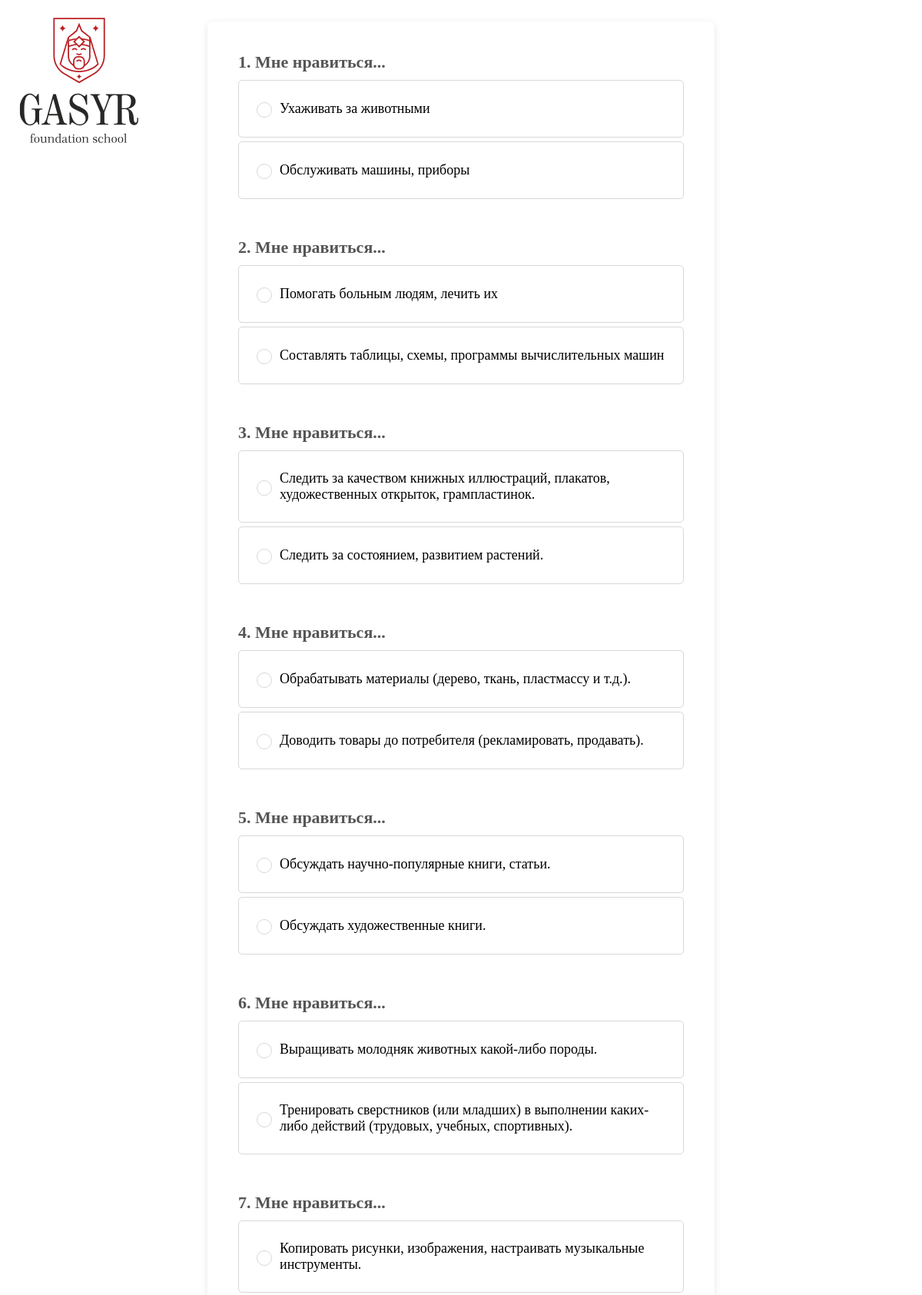
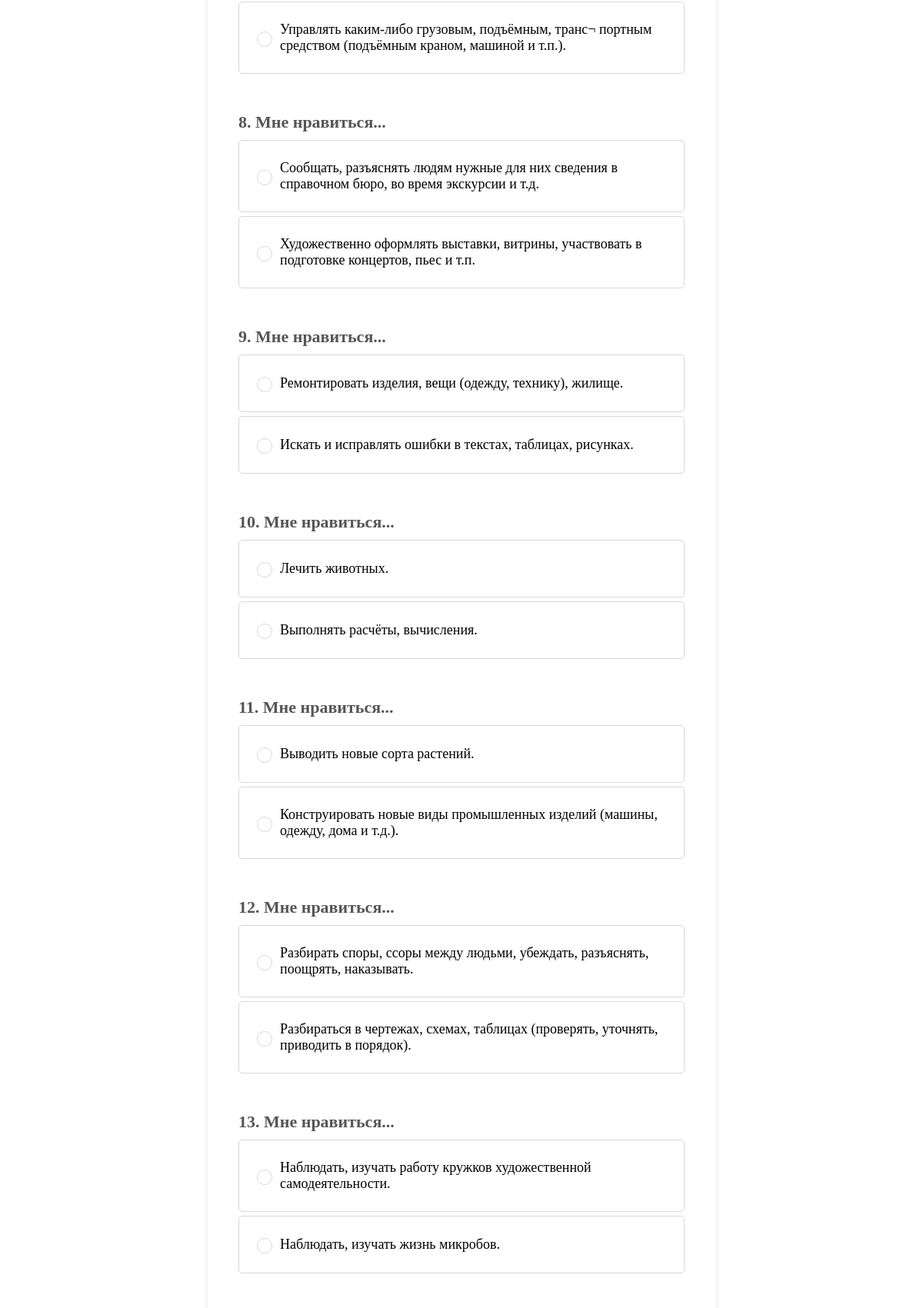
Page /test/1/ (upper part) on the committed database (2 pictures, top to bottom).
### test_app/models.py (models this page shows, shortened)
class Question(models.Model):
    text = models.CharField(max_length=1024)
    choice_a = models.CharField(max_length=512)
    choice_b = models.CharField(max_length=512)
    class Meta:
        verbose_name = 'First test | Вопрос и ответы'
        verbose_name_plural = 'First test | Вопросы и ответы'

### test_app/views.py (the view)
# urls.py: path('test/<int:user_data_id>/', test_view, name='test_view'),
def test_view(request, user_data_id):
    user_data = get_object_or_404(UserData, id=user_data_id)
    language = user_data.language  # Retrieve the user's language preference from the UserData model
    submit_text = "Бастау" if language == "KZ" else "ПОЛУЧИТЬ РЕЗУЛЬТАТ"
    if request.method == 'POST':
        profession_groups_count = {
            'Human-Nature': 0,
            'Human-Technique': 0,
            'Human-Human': 0,
            'Human-Sign Systems': 0,
            'Human-Artistic Image': 0
        }
        i = 0
        for key, value in request.POST.items():
            i += 1  # Increment the index for each item
            if value == "a":
                if i in [1, 6, 10, 11, 16, 20]:  # 'a' indices for 'Human-Nature'
                    profession_groups_count['Human-Nature'] += 1
                elif i in [4, 9, 14, 19]:  # 'a' indices for 'Human-Technique'
                    profession_groups_count['Human-Technique'] += 1
                elif i in [2, 8, 12, 18]:  # 'a' indices for 'Human-Human'
                    profession_groups_count['Human-Human'] += 1
                elif i in [5, 15]:  # 'a' indices for 'Human-Sign Systems'
                    profession_groups_count['Human-Sign Systems'] += 1
                elif i in [3, 7, 13, 17]:  # 'a' indices for 'Human-Artistic Image'
                    profession_groups_count['Human-Artistic Image'] += 1
            elif value == "b":
                if i in [3, 13]:  # 'b' indices for 'Human-Nature'
                    profession_groups_count['Human-Nature'] += 1
                elif i in [1, 7, 11, 17]:  # 'b' indices for 'Human-Technique'
                    profession_groups_count['Human-Technique'] += 1
                elif i in [4, 6, 14, 16]:  # 'b' indices for 'Human-Human'
                    profession_groups_count['Human-Human'] += 1
                elif i in [2, 9, 10, 12, 19, 20]:  # 'b' indices for 'Human-Sign Systems'
                    profession_groups_count['Human-Sign Systems'] += 1
                elif i in [5, 8, 15, 18]:  # 'b' indices for 'Human-Artistic Image'
                    profession_groups_count['Human-Artistic Image'] += 1
        max_category = max(profession_groups_count, key=profession_groups_count.get)
        max_count = profession_groups_count[max_category]
        answer = "Предлагаемая вами профессиональная группа - это:"
        result = max_category
        result2 = ""
        if language == "KZ":
            submit = "Бастау"
            answer = "Сіздің ұсынылған мамандық тобыңыз"
            if result == 'Human-Nature':
                result = "Мұнда адам жансыз және тірі табиғаттың әртүрлі құбылыстарымен айналысатын профессорлар кіреді, мысалы, биолог, географ, геолог, математик, физик, химик және жаратылыстану ғылымдары санатына жататын басқа мамандықтар.",
                result2 = "Адам Табиғаты"
            elif result == 'Human-Technique':
                result2 = "Адам Техникасы"
                result = "Бұл топқа адам техникамен, оны қолданумен немесе дизайнмен айналысатын әр түрлі жұмыс түрлері кіреді, мысалы, инженер, оператор, машинист, механизатор, дәнекерлеуші және т. б. профессор."
            elif result == 'Human-Human':
                result2 = "Адам-Адам"
                result = "Мұнда адамдардың өзара әрекеттесуін көздейтін мамандықтың барлық түрлері ұсынылған, мысалы, саясат, дін, педагогика, психология, медицина, сауда, құқық."
            elif result == 'Human-Sign Systems':
                result2 = "Адам Белгілері Жүйелері:"
                result = "Бұл топқа құру, оқыту және пайдалануға қатысты мамандықтар кіредіәр түрлі белгілі жүйелер, лингвистика түрлері, математикалық бағдарламалау тілдері, зерттеу нәтижелерін графикалық бейнелеу мүмкіндіктері және т. б."
            elif result == 'Human-Artistic Image':
                result2 = "Адам-Көркем Образ"
                result = "Бұл топ-көркем және шығармашылық жұмыстың әртүрлі түрлері, әдебиет, музыка, театр, бейнелеу өнері."
        elif language == "RU":
            submit = "отправить"
            if result == 'Human-Nature':
                result2 ="Человек-природа"
                result = "Здесь входят профессора, в которых человек владеет делом с разными явлениями неживой и живой природы, например биолог, географ, геолог, математик, физик, химик и другие профессии, относящиеся к разряду естественных наук."
            elif result == 'Human-Technique':
                result2 = "Человек-техника"
                result = "В эту группу профессий включены различные виды трудовой деятельности, в которых человек  имеет дело с техникой, её использованием или конструированием, например профессия инженера, оператора, машиниста, механизатора, сварщика и т.п."
            elif result == 'Human-Human':
                result2 = "Человек-человек"
                result = "Сюда включены все виды профессий, предполагающих взаимодействие людей, например политика, религия, педагогика, психология, медицина, торговля, право "
            elif result == 'Human-Sign Systems':
                result2 = "Человек-знаковые"
                result = "В эту группу включены профессии, касающиеся создания, обучения и использования различных известных систем, видов лингвистики, языков математического программирования, возможностей графического представления результатов изучения и т. п."
            elif result == 'Human-Artistic Image':
                result2 = "Человек-художественный образ:",
                result = "Эта группа представляет собой различные виды художественно-творческого труда, тип литературы, музыки, театра, образное искусство."
        TestResult.objects.create(user_data_id=user_data_id, test_name="First test", result=result)
        new_result = TestResult.objects.create(user_data_id=user_data_id, test_name="First test", result=result)
        result_id = new_result.id
        domain = 'https://gasyrfoundation.com'
        admin_change_path = reverse('admin:test_app_testresult_change', args=(result_id,))
        message_text = "Привет, вот ссылка на результат / Сәлем, нәтижеге сілтеме:"
        whatsapp_link = create_whatsapp_link(domain, admin_change_path, message_text)
        user_data = get_object_or_404(UserData, id=user_data_id)
        return render(request, "test_app/first_test/results.html", {
            'result': result,
            'result2': result2,
            'answer': answer,
            'user_data_id': user_data_id,
            'submit_text': submit_text,
            'whatsapp_link': whatsapp_link,  # Include the WhatsApp link
        })
    else:
        if(language == "KZ"):
            questions = Question_kk.objects.all()
        else:
            questions = Question.objects.all()
        return render(request, 'test_app/first_test/test.html', {
            'questions': questions,
            'user_data_id': user_data_id,
            'submit_text': submit_text
        })

### test_app/templates/test_app/first_test/test.html (shortened to what this page needs)
{% extends 'test_app/base.html' %}
{% load static %}
{% block content %}
<div class="flex-container">
    <div class="flex-item logo-container">
        <img src="{% static 'test_app/images/logo2.svg' %}" alt="GASYR Foundation School Logo" class="logo" style="width: 190px; height: 190px;">
    </div>
    <div class="flex-item form-container">
        <form method="post">
            {% for question in questions %}
            <div class="question">
                <div>{{ forloop.counter }}. {{ question.text }}</div>
                <label for="question_{{ question.id }}_a">
                    <input type="radio" id="question_{{ question.id }}_a" name="question_{{ question.id }}" value="a" required>
                    {{ question.choice_a }}
                </label>
                <label for="question_{{ question.id }}_b">
                    <input type="radio" id="question_{{ question.id }}_b" name="question_{{ question.id }}" value="b">
                    {{ question.choice_b }}
                </label>
            </div>
            {% endfor %}
        </form>
    </div>
</div>
{% endblock %}

### test_app/templates/test_app/base.html (shortened to what this page needs)
<!DOCTYPE html>
<html lang="en">
<head>
{% load static %}
</head>
<body>
{% block content %}
{% endblock %}
</body>
</html>

### rows in the picture
Question: text "Мне нравиться...", choice_a "Ухаживать за животными", choice_b "Обслуживать машины, приборы"
Question: text "Мне нравиться...", choice_a "Помогать больным людям, лечить их", choice_b "Составлять таблицы, схемы, программы вычислительных машин"
Question: text "Мне нравиться...", choice_a "Следить за качеством книжных иллюстраций, плакатов, художественных открыток, грампластинок.", choice_b "Следить за состоянием, развитием растений."
Question: text "Мне нравиться...", choice_a "Обрабатывать материалы (дерево, ткань, пластмассу и т.д.).", choice_b "Доводить товары до потребителя (рекламировать, продавать)."
Question: text "Мне нравиться...", choice_a "Обсуждать научно-популярные книги, статьи.", choice_b "Обсуждать художественные книги."
Question: text "Мне нравиться...", choice_a "Выращивать молодняк животных какой-либо породы.", choice_b "Тренировать сверстников (или младших) в выполнении каких-либо действий (трудовых, учебных, спортивных)."
Question: text "Мне нравиться...", choice_a "Копировать рисунки, изображения, настраивать музыкальные инструменты.", choice_b "Управлять каким-либо грузовым, подъёмным, транс¬ портным средством (подъёмным краном, машиной и т.п.)."
Question: text "Мне нравиться...", choice_a "Сообщать, разъяснять людям нужные для них сведения в справочном бюро, во время экскурсии и т.д.", choice_b "Художественно оформлять выставки, витрины, участвовать в подготовке концертов, пьес и т.п."
Question: text "Мне нравиться...", choice_a "Ремонтировать изделия, вещи (одежду, технику), жилище.", choice_b "Искать и исправлять ошибки в текстах, таблицах, рисунках."
Question: text "Мне нравиться...", choice_a "Лечить животных.", choice_b "Выполнять расчёты, вычисления."
Question: text "Мне нравиться...", choice_a "Выводить новые сорта растений.", choice_b "Конструировать новые виды промышленных изделий (машины, одежду, дома и т.д.)."
Question: text "Мне нравиться...", choice_a "Разбирать споры, ссоры между людьми, убеждать, разъяснять, поощрять, наказывать.", choice_b "Разбираться в чертежах, схемах, таблицах (проверять, уточнять, приводить в порядок)."
Question: text "Мне нравиться...", choice_a "Наблюдать, изучать работу кружков художественной самодеятельности.", choice_b "Наблюдать, изучать жизнь микробов."
